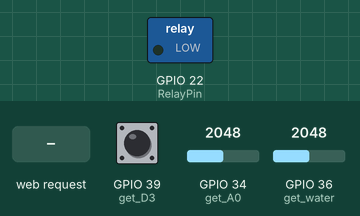
A sketch run on a simulated ESP32. Parts: switched loads named in the sketch (green lamp = pin HIGH). The inputs (shaded band) are chosen by the test bench; at power-on: GPIO 36 (get_water) = 2048, GPIO 34 (get_A0) = 2048, GPIO 39 (get_D3) HIGH. WiFi joins after 1.5 s; servers stay silent unless stated; storage starts empty; random numbers use the default seed unless the sketch sets one; no MQTT or app messages arrive unless stated; what the sketch prints to the serial monitor is not drawn.

Above: at 3.2 s.
3.3 s: HTTP request GET /?Gled=ON received
At 3.8 s:
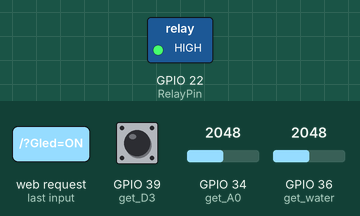
4.8 s: GPIO 36 (get_water) set to 532
7.5 s: GPIO 36 (get_water) set to 457
Timing chart, 0 to 10.5 s (numbered marks = the images above; inputs shaded):
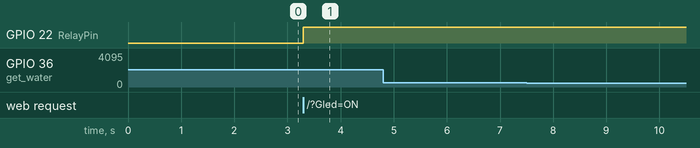

The sketch:

project.ino
```cpp
#include "FS.h"
#include "SD.h"
#include "SPI.h"
#include "SD_MMC.h"
#include <WiFi.h>
#include <PubSubClient.h>
#include <WiFiClientSecure.h>
#include <TridentTD_LineNotify.h>

char ssid[] = "kevinAP"; // 連線的網路名稱
char password[] = "035532759"; // 連線的網路密碼
String Linetoken = "cJNBeWgkKh9LlKS51Wr29vWcGVk7ockzkSHQWSGYloP"; //Line權杖

// ------ ESP32使用腳位 -------
int get_D3 = 39;      //雨滴偵測器腳位
int get_A0 = 34;      //雨滴偵測器腳位
int get_water = 36;   //水位偵測器腳位
int RelayPin = 22;    //繼電器腳位

// ------ 參數初始設定 -------
int water_level = 0;
int rain_level = 0;
int water_value = 0;
int rain_value = 0;
unsigned long previousMillis = 0;        // will store last temp was read
const long interval = 2000;              // interval at which to read sensor
int rain_line_message_count = 0;
int water_line_message_count = 0;
String buffer;

// ------ MQTT 設定 -------
//char* MQTTServer = "mqtt.eclipseprojects.io"; // 免註冊MQTT 伺服器
char* MQTTServer = "broker.hivemq.com"; // 免註冊MQTT 伺服器
int MQTTPort = 1883; // MQTT Port
char* MQTTUser = ""; // 不須帳密
char* MQTTPassword = ""; // 不須帳密
// 推播主題1: 推播雨量
char* MQTTPubTopic1 = "dxjh/class/rain";
// 推播主題2: 推播水位
char* MQTTPubTopic2 = "dxjh/class/water";
// 訂閱主題1: 改變繼電器燈號
char* MQTTSubTopic1 = "dxjh/class/light";
long MQTTLastPublishTime; // 此變數用來記錄推播時間
long MQTTPublishInterval = 5000; // 每10秒推撥一次
WiFiClient WifiClient;
PubSubClient MQTTClient(WifiClient);


//char host[] = "notify-api.line.me"; // 宣告Line API 網站
// ------ 網頁伺服器 設定 -------
WiFiServer server(80); // 宣告伺服器位在80 port
WiFiClientSecure client; // 宣告一個加密的WiFi 連線端

//------ line訊息 -------
String rain_message = "下雨了，請清理家裡積水容器!!";
String water_message = "容器已積水，請清理家裡積水容器!!";
String message = "家中滅蚊燈啟動!!";

//SD卡資料讀取
void readFile(fs::FS &fs, const char * path){
    Serial.printf("Reading file: %s\n", path);
    File file = fs.open(path);
    if(!file){
        Serial.println("Failed to open file for reading");
        return;
    }
    Serial.println("Read from file: ");
    while(file.available()){
      buffer = file.readStringUntil('\n');
      Serial.println(buffer);
      //Serial.write(file.read());
    }
    file.close();
    if (buffer == "布氏指數2"){
      Serial.println("滅蚊燈啟動");
      digitalWrite(RelayPin, HIGH);
      // 顯示 Line版本
      Serial.println(LINE.getVersion());
      LINE.setToken(Linetoken);
      // 先換行再顯示
      LINE.notify("\n" + message);
    }
}

// 開始WiFi 連線
void WifiConnecte() {
  // 開始WiFi 連線
  WiFi.begin(ssid, password);
  while (WiFi.status() != WL_CONNECTED) {
    Serial.print(".");
    delay(1000);
  }
  Serial.println("WiFi 連線成功");
  server.begin();
  Serial.print("IP Address:");
  Serial.println(WiFi.localIP());
}

void webserver() {
   // 宣告一個連線
  WiFiClient client = server.available();
  if (client) {
  // 有人連入時
    Serial.println("使用者連入");
    //------------- 網頁的html 部分開始--------------
    client.println("HTTP/1.1 200 OK");
    client.println("Content-Type: text/html");
    client.println("");
    client.println("<!DOCTYPE HTML>");
    client.println("<html><head><meta charset='utf-8'></head>");
    client.println("<br>");
    client.println("<h1>ESP32 Web Server</h1>");
    // HTML 超連結指令
    client.println("<a href='/Gled=ON'> 開啟滅蚊燈</a><br>");
    client.println("<a href='/Gled=OFF'> 關閉滅蚊燈</a><br>");
    client.println("</html>");
    // ------------- 網頁的html 部分結束--------------
    // 取得使用者輸入的網址
    String request = client.readStringUntil('\r');
    Serial.println(request);
    // 判斷超連結指令
    // 網址內包含Gled=ON，就開啟，如果Gled=OFF，關閉
    if (request.indexOf("Gled=ON") >= 0) {
      digitalWrite(RelayPin, HIGH);
      // 顯示 Line版本
      Serial.println(LINE.getVersion());
      LINE.setToken(Linetoken);
      // 先換行再顯示
      LINE.notify("\n" + message);
    }
    if (request.indexOf("Gled=OFF") >= 0){
      digitalWrite(RelayPin, LOW);
    }
    Serial.println("完成");
    client.stop(); // 停止連線
   }
}

// 開始MQTT 連線
void MQTTConnecte() {
  MQTTClient.setServer(MQTTServer, MQTTPort);
  MQTTClient.setCallback(MQTTCallback);
  while (!MQTTClient.connected()) {
    // 以亂數為ClietID
    String MQTTClientid = "esp32-" + String(random(1000000, 9999999));
    if (MQTTClient.connect(MQTTClientid.c_str(), MQTTUser, MQTTPassword)) {
      // 連結成功，顯示「已連線」。
      Serial.println("MQTT 已連線");
      // 訂閱SubTopic1 主題
      MQTTClient.subscribe(MQTTSubTopic1);
    } else {
      // 若連線不成功，則顯示錯誤訊息，並重新連線
      Serial.print("MQTT 連線失敗, 狀態碼=");
      Serial.println(MQTTClient.state());
      Serial.println("五秒後重新連線");
      delay(5000);
    }
  }
}

// 接收到訂閱時
void MQTTCallback(char* topic, byte* payload, unsigned int length) {
  Serial.print(topic); Serial.print("訂閱通知:");
  String payloadString; // 將接收的payload 轉成字串
  // 顯示訂閱內容
  for (int i = 0; i < length; i++) {
    payloadString = payloadString + (char)payload[i];
  }
  Serial.println(payloadString);
  // 比對主題是否為訂閱主題1
  if (strcmp(topic, MQTTSubTopic1) == 0) {
    Serial.println("改變繼電器燈號：" + payloadString);
    if (payloadString == "ON") {
      digitalWrite(RelayPin, HIGH);
      // 顯示 Line版本
      Serial.println(LINE.getVersion());
      LINE.setToken(Linetoken);
      // 先換行再顯示
      LINE.notify("\n" + message);
     }
    if (payloadString == "OFF") {
      digitalWrite(RelayPin, LOW);
    }
  }
}

void water() {
  water_level = analogRead(get_water); //從P36讀取輸入
  Serial.print(water_level);
  Serial.print("   ");
  if (water_level > 500) {
    water_value = 1;
    Serial.println("High Level");
  } else {
    water_value = 0;
    Serial.println("Low Level");
  }
}

void rain() {
  rain_level = analogRead(get_A0);    //從A0讀取感測值
 // Serial.print(rain_level);
  if(digitalRead(get_D3) == LOW){
    rain_value = 1;
    Serial.println("Digital value : wet");
  }
  else{
    rain_value = 0;
    Serial.println("Digital value : dry");
  }
  delay(1000);
}
void SD_CARD() {
    Serial.println("SDcard Testing....");

   if(!SD_MMC.begin()){
        Serial.println("Card Mount Failed");
        return;
    }
    uint8_t cardType = SD_MMC.cardType();

    if(cardType == CARD_NONE){
        Serial.println("No SD_MMC card attached");
        return;
    }
}

void setup() {
    Serial.begin(115200);

    // 開始WiFi 連線
    WifiConnecte();

    // 開始MQTT 連線
    MQTTConnecte();

    //SD卡
    SD_CARD();

    pinMode(get_D3, INPUT);
    pinMode(RelayPin, OUTPUT);
    digitalWrite(RelayPin, LOW); //預設繼電器關閉
    readFile(SD_MMC, "/foo.txt");
}

void loop() {
  // 如果WiFi 連線中斷，則重啟WiFi 連線
  if (WiFi.status() != WL_CONNECTED) {
   WifiConnecte();
  }

  // 量測間等待至少 2 秒
  //unsigned long currentMillis = millis();
  //if(currentMillis - previousMillis >= interval) {
    // 將最後讀取感測值的時間紀錄下來
    //previousMillis = currentMillis;
  //}

  //開啟伺服器
  webserver();

  // 如果MQTT 連線中斷，則重啟MQTT 連線
  if (!MQTTClient.connected()) {
    MQTTConnecte();
  }

  // 如果距離上次傳輸已經超過10 秒，則Publish
 if ((millis() - MQTTLastPublishTime) >= MQTTPublishInterval ) {
    // ------ 將資料送到MQTT 主題 ------
    if (rain_value == 1) {
      MQTTClient.publish(MQTTPubTopic1, rain_message.c_str());
      Serial.println("雨水訊息已推播到MQTT Broker");
    }
    if (water_value == 1) {
      MQTTClient.publish(MQTTPubTopic2, water_message.c_str());
      Serial.println("水位訊息已推播到MQTT Broker");
    }
    rain();//雨量偵測
    water();//水位偵測
    if (rain_value == 1 and rain_line_message_count >= 10) { //設定雨量偵測觸發LINE 訊息條件
      Serial.println(LINE.getVersion()); // 顯示 Line版本
      LINE.setToken(Linetoken);
      // 先換行再顯示
      LINE.notify("\n" + rain_message); // 先換行再顯示
      rain_line_message_count++;
    }

    if (water_value == 1 and water_line_message_count >= 10) { //設定水位偵測觸發LINE 訊息條件
      Serial.println(LINE.getVersion()); // 顯示 Line版本
      LINE.setToken(Linetoken);
      // 先換行再顯示
      LINE.notify("\n" + water_message); // 先換行再顯示
      water_line_message_count++;
    }

    MQTTLastPublishTime = millis(); // 更新最後傳輸時間
  }

  MQTTClient.loop(); // 更新訂閱狀態

}
```

Measured:
- after the input at 3.3 s, GPIO 22 (RelayPin): LOW → HIGH at once
- after the input at 4.8 s, every drawn part: stays the same
- after the input at 7.5 s, every drawn part: stays the same
